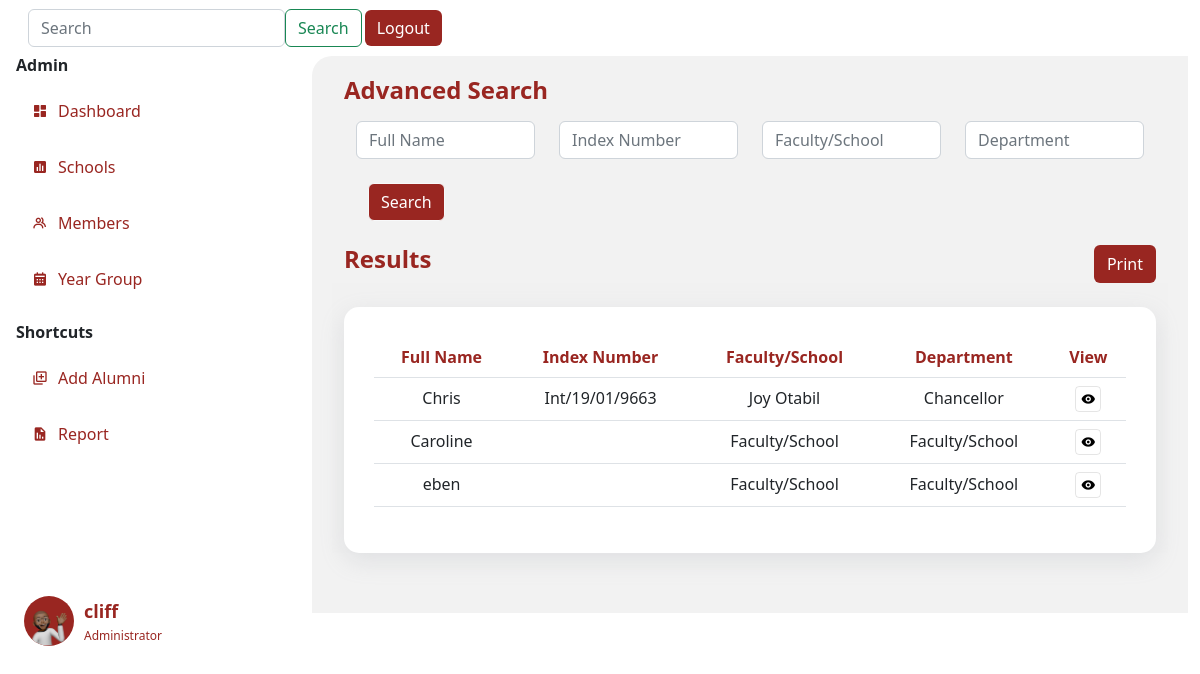
The app's page /newreport (signed in), older data.
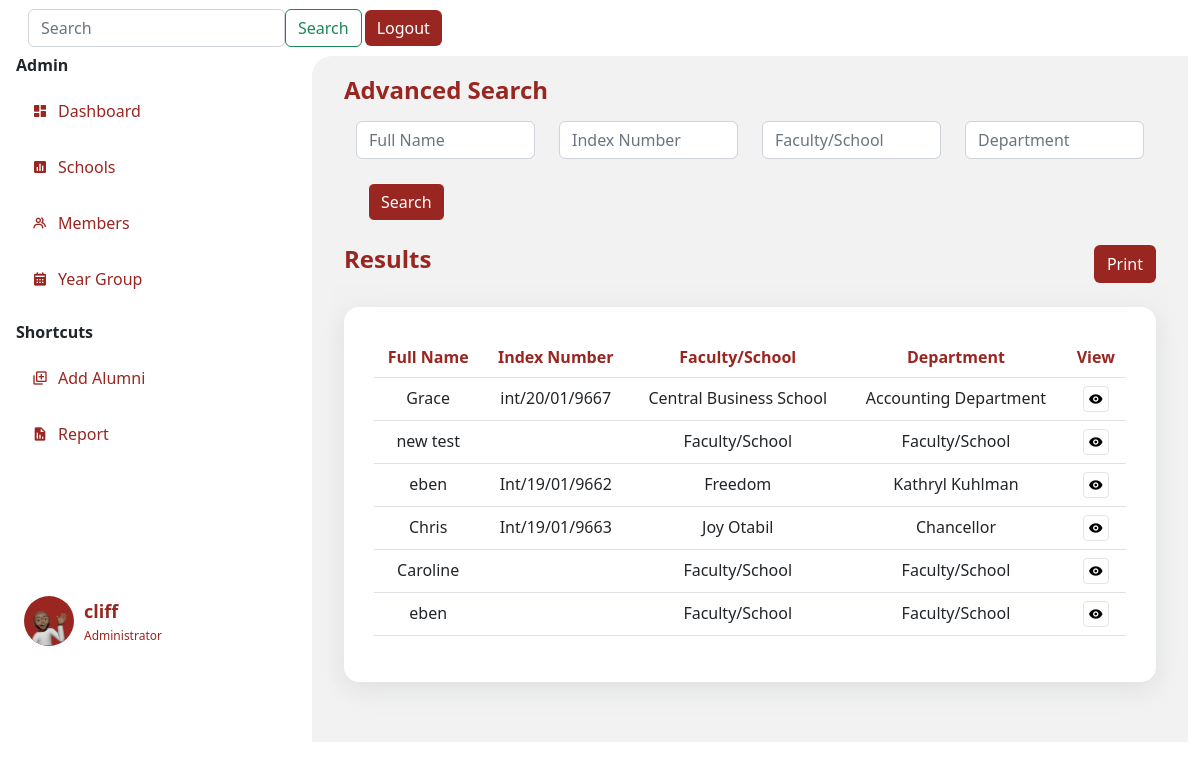
The same page, newer data.
### app.py (models this page shows)
class User(db.Model,UserMixin):
    id= db.Column(db.Integer, primary_key=True)
    fullname= db.Column(db.String()  )
    indexnumber= db.Column(db.Integer())
    gender= db.Column(db.String()    )
    school= db.Column(db.String()    )
    department= db.Column(db.String()    )
    program= db.Column(db.String()   )
    completed= db.Column(db.Integer()     )
    admitted= db.Column(db.Integer()  )
    email= db.Column(db.String()     )
    telephone= db.Column(db.Integer()     )
    hall= db.Column(db.String()  )
    nationality= db.Column(db.String()   )
    address= db.Column(db.String()   )
    work= db.Column(db.String()  )
    guardian= db.Column(db.String()  )
    kin= db.Column(db.String()   )
    relationship= db.Column(db.String()  )
    marital= db.Column(db.String()   )
    health= db.Column(db.String()    )
    extra= db.Column(db.String()     )
    image_file = db.Column(db.String(20))

### app.py (the view)
@app.route('/newreport')
@login_required
def newreport():
    users=User.query.order_by(User.id.desc()).all()
    print(users)
    return render_template('newreport.html', title="newreport0",users=users)

### forms.py
class Search(FlaskForm):
    searched = StringField('Searched', validators=[DataRequired()])
    submit = SubmitField('Search')

### app.py (called while the page is built)
@login_manager.user_loader
def load_user(user_id):
    return Person.query.get(int(user_id))

@app.context_processor
def base():
    form=Search()
    return dict(form=form)

### templates/newreport.html (shortened to what this page needs)
{% extends 'layout.html' %}
{% block body %}
  <div class="container" style="align-items: center;margin:  auto; justify-content:center;">
    <h4 style="color: #992621;"><b>Advanced Search</b></h4>
    <form style="margin-top: 2vh;">
       <div class="row" style="text-align: center; justify-content: center; margin: auto;">
        <div class="col-3" >
          <input type="text" class="form-control" id="inputPassword2" placeholder="Full Name">
        </div>
        <div class="col-3">
            <input type="text" class="form-control" id="inputPassword2" placeholder="Index Number">
        </div>
        <div class="col-3">
            <input type="text" class="form-control" id="inputPassword2" placeholder="Faculty/School">
        </div>
        <div class="col-3">
            <input type="text" class="form-control" id="inputPassword2" placeholder="Department">
        </div>
        <div class="row" style="margin-top: 3vh;">
          <div class="col-auto" >
            <button type="button" class="btn btn-light" style="background: #992621; color: #fff;">Search</button>
          </div>
        </div>
        </div>
    </form>
  </div>
      <div style="display: flex; justify-content: space-between; margin: 10px 12px 0 12px; margin-top: 3vh;">
          <h4 style="color: #992621;  text-align: center;"><b>Results</b></h4>
          <button type="button" class="btn" style="background: #992621; color: #fff;"> Print</button>
      </div>
        <div class="container" style="background: #f2f2f2f2;" data-aos="fade-up" data-aos-duration="3000">
        <br>
          <div class="dashboard-item" >
            <table class="table">
              <thead style="text-align: center; color: #992621;">
                <tr >
                  <th scope="col">Full Name</th>
                  <th scope="col">Index Number</th>
                  <th scope="col">Faculty/School</th>
                  <th scope="col">Department</th>
                  <th scope="col-1">View</th>
                </tr>
              </thead>
              {%for user in users%}
                <tbody style="text-align: center;">
                <tr>
                    <td scope="row">{{user.fullname}}</th>
                    <td>{{user.indexnumber}}</td>
                    <td>{{user.school}}</td>
                    <td>{{user.department}}</td>
                    <td>
                      <a href="" class="table-#" style="height: 4vh; border-radius: 5px; width: 2vw; align-items: center; color: black;" >
                        <i class='bx bxs-show bx-border icon'></i>
                      </a>
                    </td>
                </tr>
              </tbody>
              {%endfor%}
            </table>
          </div>
        </div>
  </div>
{% endblock body %}

Row changes from the older to the newer data that the page shows:
added User: fullname "Grace", indexnumber "int/20/01/9667", school "Central Business School", department "Accounting Department"
added User: fullname "new test", school "Faculty/School", department "Faculty/School"
added User: fullname "eben", indexnumber "Int/19/01/9662", school "Freedom", department "Kathryl Kuhlman"
